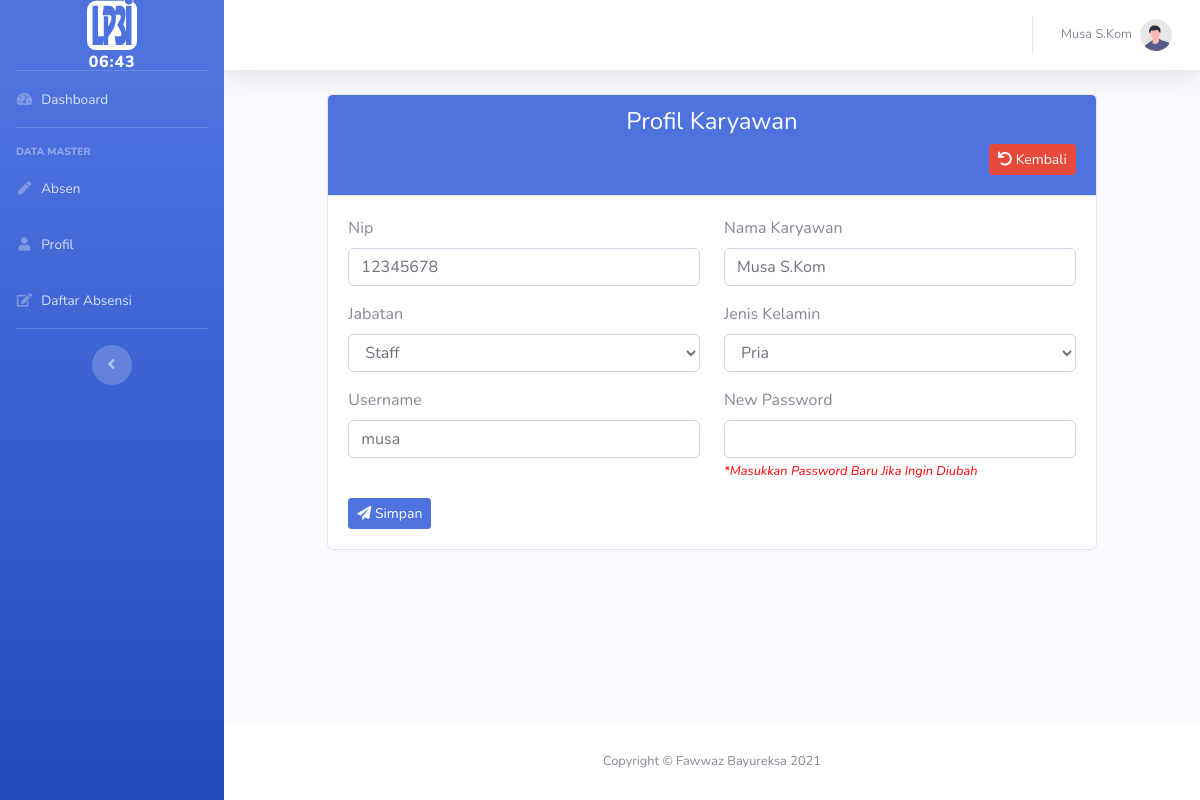
The app's page /index.php?Page=profil (signed in) with its own data.
### tables this page shows
CREATE TABLE `karyawan` (
  `id` int(11) NOT NULL,
  `nip` varchar(20) NOT NULL,
  `nama` varchar(30) NOT NULL,
  `id_jabatan_k` int(11) NOT NULL,
  `jenis_kelamin` varchar(20) NOT NULL,
  `username` varchar(30) NOT NULL,
  `password` varchar(20) NOT NULL
);

CREATE TABLE `jabatan` (
  `id_jabatan` int(11) NOT NULL,
  `nama_jabatan` varchar(30) NOT NULL
);

### view/karyawan/profil.php (the view, shortened to what this page needs)
<?php
	$id = $_SESSION['user']['id'];
		$query = mysqli_query($db ,"SELECT * FROM karyawan WHERE id='$id'");
		$data = mysqli_fetch_assoc($query);
 ?>
<div class="row justify-content-center">
	<div class="col-md-10">
	<div class="card">
			<div class="card-header bg-primary text-center">
				<h4 style="color:white;">Profil Karyawan</h4>
				<h4 class="text-right"><a href="?Page=karyawan" class="btn btn-danger btn-sm"><i class="fa fa-undo"></i> Kembali</a></h4>
			</div>
			<div class="card-body">
				<form method="post">
					<div class="row justify-content-center">
							<div class="col-md-6">
								<div class="form-group">
								<label>Nip</label>
								<input type="text" class="form-control" value="<?=$data['nip']?>" name="nip">
								</div>
							</div>
						<div class="col-md-6">
							<div class="form-group">
								<label>Nama Karyawan</label>
								<input type="text" class="form-control" value="<?=$data['nama']?>" name="nama">
							</div>
						</div>
					</div>
					<div class="row justify-content-center">
							<div class="col-md-6">
								<div class="form-group">
								<label>Jabatan</label>
								<select class="form-control" name="jabatan">
									<option value="<?=$data['id_jabatan_k']?>" >
										<?php
									$idk = $data['id_jabatan_k'];
									$jbt = mysqli_query($db ,"SELECT * FROM jabatan WHERE id_jabatan='$idk'");
									$datajbt = mysqli_fetch_assoc($jbt);
									echo $datajbt['nama_jabatan'];
								 ?>
									</option>
								</select>
								</div>
							</div>
						<div class="col-md-6">
								<label>Jenis Kelamin</label>
								<select class="form-control" name="jk">
									<option value="<?=$data['jenis_kelamin']?>" ><?=$data['jenis_kelamin']?></option>
								</select>
						</div>
					</div>
					<div class="row justify-content-center">
							<div class="col-md-6">
								<div class="form-group">
								<label>Username</label>
								<input type="text" class="form-control" value="<?=$data['username']?>" name="user">
								</div>
							</div>
						<div class="col-md-6">
							<div class="form-group">
								<label>New Password</label>
								<input type="password" class="form-control" value="" name="pass">
								<small><i style="color:red;">*Masukkan Password Baru Jika Ingin Diubah</i></small>
							</div>
						</div>
					</div>
					<button class="btn btn-primary btn-sm" name="simpan"><i class="fa fa-paper-plane"></i> Simpan</button>
				</form>
			</div>
		</div>
	</div>
</div>

### records on screen
karyawan: nip "12345678", nama "Musa S.Kom", jk "Pria", user "musa"
jabatan: jabatan "Staff"

### other values on screen
$_SESSION['user']['nama'] "Musa S.Kom"
